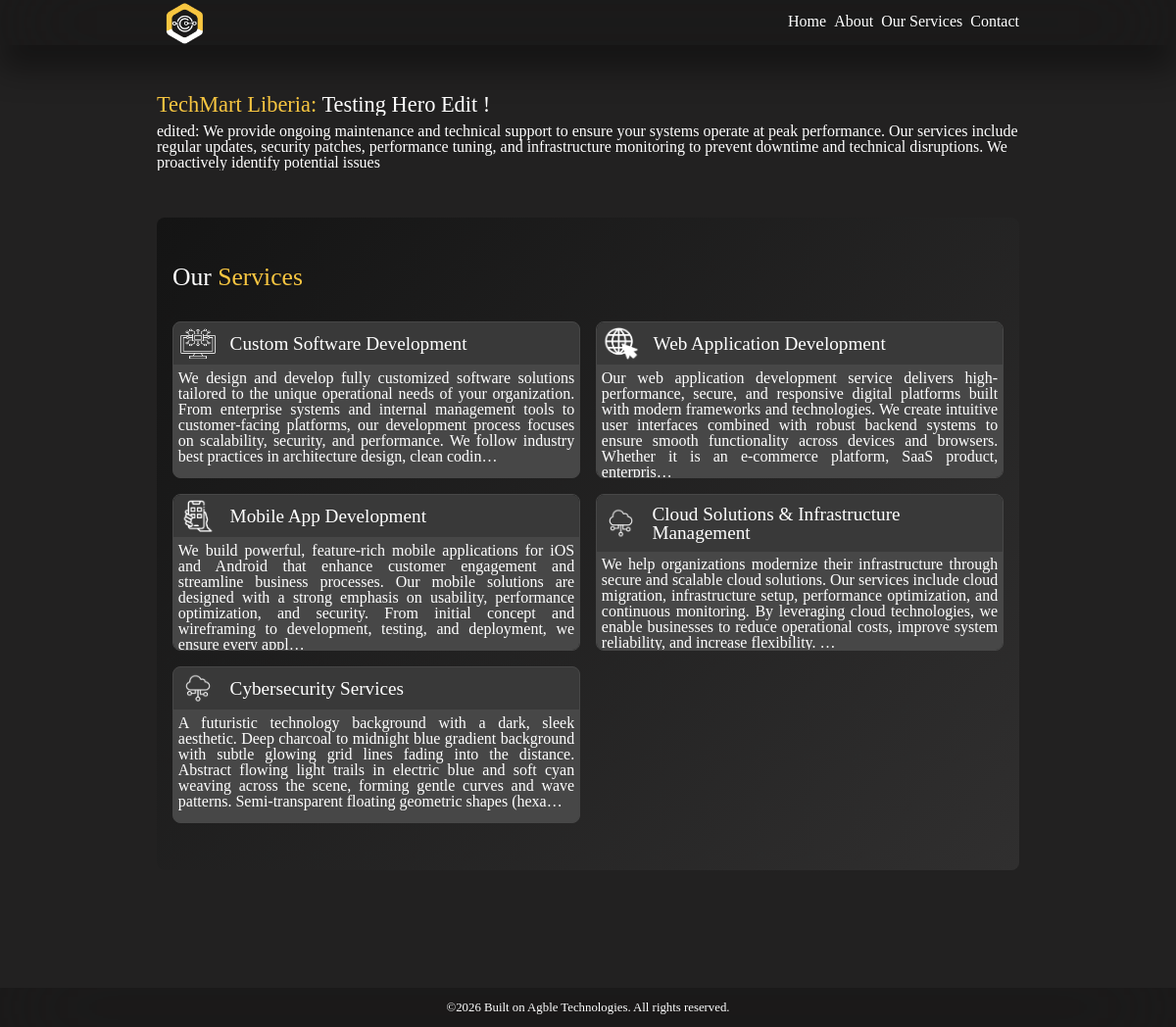
The page /services/ on the database as committed earlier.
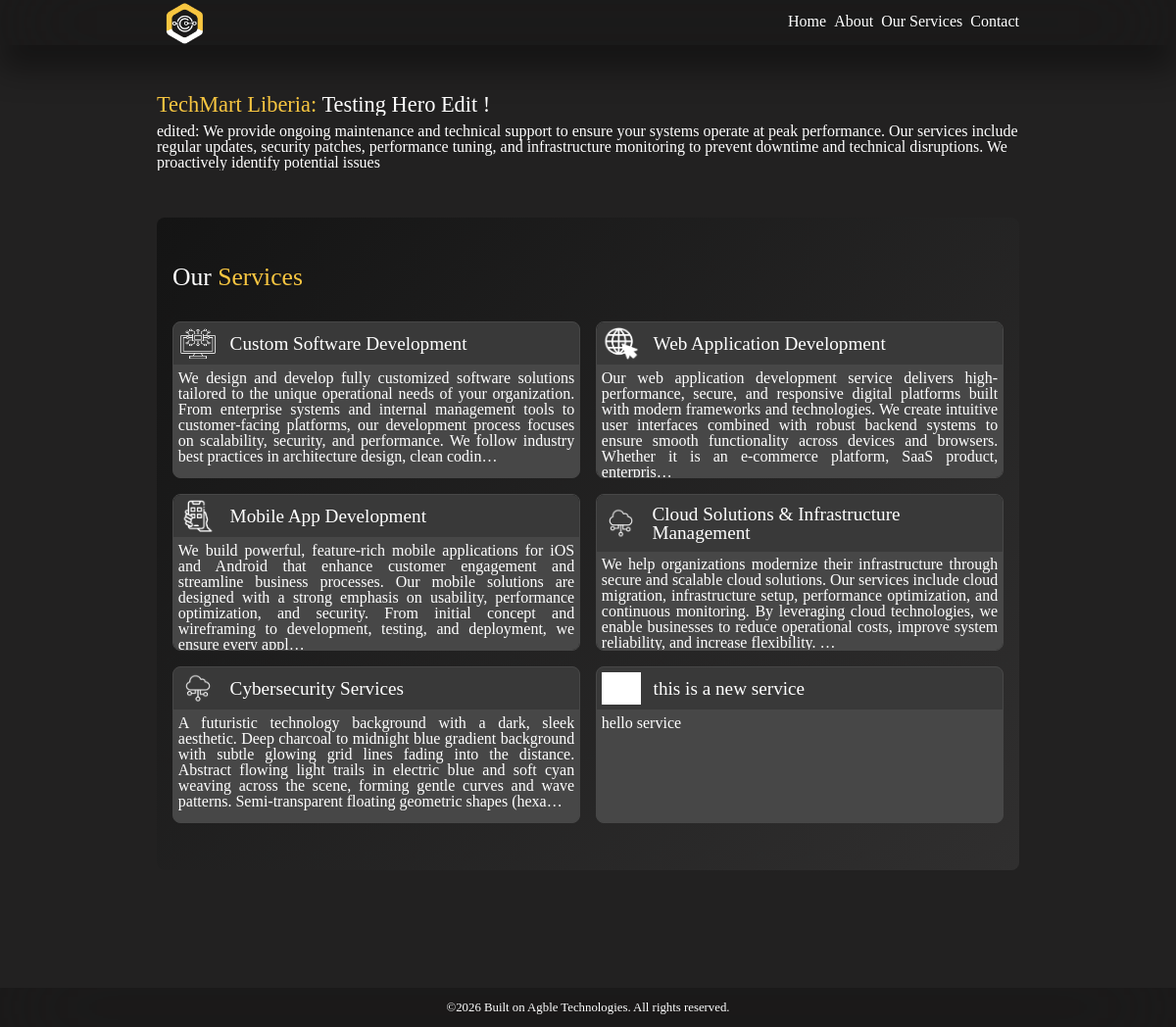
The same page on the database as committed later.
### main/models.py (models this page shows, shortened)
class Hero_Section(models.Model):
    hero_text_title = models.CharField(max_length=60)
    hero_text_body = models.TextField(max_length=300)
    hero_image = models.ImageField(upload_to=image_upload_path)

class Service(models.Model):
    service_title = models.CharField(max_length=60)
    service_description = models.TextField(max_length=4000)
    service_image = models.ImageField(upload_to=image_upload_path, null=True, blank=True)
    service_icon = models.ImageField(upload_to=image_upload_path, null=True, blank=True)

### main/views.py (the view)
# urls.py: path('services/', views.services, name='services'),
def services(request):
    return render(request, 'main/services.html', {
        'hero_section': Hero_Section.objects.all(),
        'services': Service.objects.all()
    })

### main/templates/main/services.html
{% extends "main/layout.html" %}
{% load static %}
{% block content %}
    {% for hero in hero_section %}
    <div class="services_text">
        <div class="services_text_title">
            <h2>
               <span>TechMart Liberia: </span> {{ hero.hero_text_title|title }}
            </h2>
        </div>
        <div class="services_text_body">
            <p>
                {{ hero.hero_text_body }}
            </p>
        </div>
    </div>
    {% endfor %}
<div class="services_section">
        <h1>Our <span>Services</span> </h1>
    <div class="service_cards">
        {% for service in services %}
        <div class="service_card">
            <a href="{% url 'main:service_page' service.id %}">
                <div class="service_title">
                    <div class="service_icon">
                        {% if service.service_icon %}
                        <img src="{{ service.service_icon.url }}" alt="{{ service.service_title }} Icon">
                        {% else %}
                        <img src="{% static 'main/images/default_service_icon.png' %}" alt="Default Service Icon">
                        {% endif %}
                    </div>
                    <h3>{{ service.service_title }}</h3>
                </div>
                <div class="service_desc">
                    <p>
                        {{ service.service_description|truncatechars:350 }}
                    </p>
                </div>
            </a>
        </div>
        {% endfor %}
    </div>
</div>
{% endblock %}

Rows that differ between the two databases and show on the page:
added Service: service_icon (picture), service_title "this is a new service", service_description "hello service"
